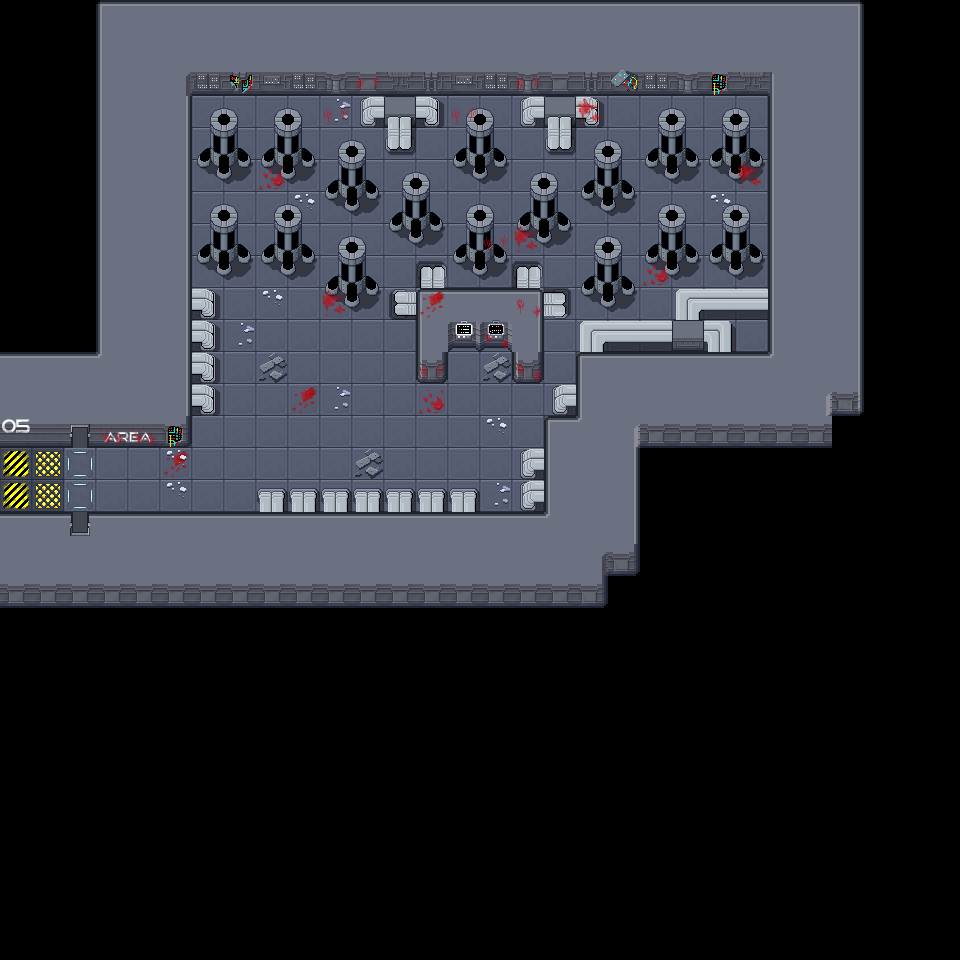

A 2D game scene composited from a Tiled map and its tileset images. What follows is a short description and the map's XML, with each tile layer's data collapsed to a summary:
An orthogonal 30x30 tile map with 32x32 px tiles, 5 tile layers (Sol, Collisions, items-no-collisions-1, items-no-collisions-2, ...), 1 hidden layer not drawn, 3 tilesets.

<map version="1.9" tiledversion="1.9.2" orientation="orthogonal" renderorder="right-down" width="30" height="30" tilewidth="32" tileheight="32" infinite="0" nextlayerid="14" nextobjectid="1">
 <tileset firstgid="1" source="Map.tsx" />
 <tileset firstgid="161" source="items_01.tsx" />
 <tileset firstgid="369" source="items_02.tsx" />
 <layer id="8" name="Milieu" width="30" height="30" visible="0" opacity="0.97">
  <data>[900 cells, 4 non-empty, 4 distinct tile ids]</data>
 </layer>
 <layer id="9" name="Sol" width="30" height="30">
  <data>[900 cells, 443 non-empty, 5 distinct tile ids]</data>
 </layer>
 <layer id="10" name="Collisions" width="30" height="30">
  <data>[900 cells, 370 non-empty, 33 distinct tile ids]</data>
 </layer>
 <layer id="12" name="items-no-collisions-1" width="30" height="30">
  <data>[900 cells, 37 non-empty, 16 distinct tile ids]</data>
 </layer>
 <layer id="11" name="items-no-collisions-2" width="30" height="30">
  <data>[900 cells, 11 non-empty, 4 distinct tile ids]</data>
 </layer>
 <layer id="13" name="interaction" width="30" height="30">
  <data>[900 cells, 2 non-empty, 2 distinct tile ids]</data>
 </layer>
</map>
